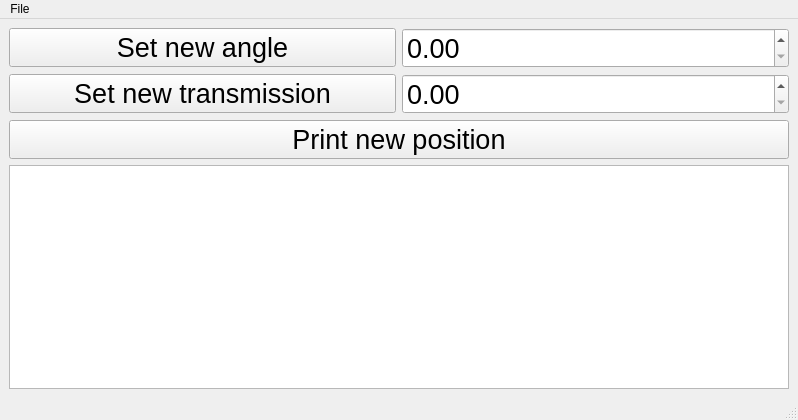
<?xml version="1.0" encoding="UTF-8"?>
<ui version="4.0">
 <class>MainWindow</class>
 <widget class="QMainWindow" name="MainWindow">
  <property name="geometry">
   <rect>
    <x>0</x>
    <y>0</y>
    <width>798</width>
    <height>420</height>
   </rect>
  </property>
  <property name="windowTitle">
   <string>MainWindow</string>
  </property>
  <widget class="QWidget" name="centralwidget">
   <layout class="QGridLayout" name="gridLayout">
    <item row="0" column="0">
     <layout class="QVBoxLayout" name="verticalLayout">
      <item>
       <layout class="QHBoxLayout" name="horizontalLayout">
        <item>
         <widget class="QPushButton" name="pushButton_3">
          <property name="font">
           <font>
            <pointsize>20</pointsize>
           </font>
          </property>
          <property name="text">
           <string>Set new angle</string>
          </property>
         </widget>
        </item>
        <item>
         <widget class="QDoubleSpinBox" name="doubleSpinBox">
          <property name="font">
           <font>
            <pointsize>20</pointsize>
           </font>
          </property>
         </widget>
        </item>
       </layout>
      </item>
      <item>
       <layout class="QHBoxLayout" name="horizontalLayout">
        <item>
         <widget class="QPushButton" name="pushButton_2">
          <property name="font">
           <font>
            <pointsize>20</pointsize>
           </font>
          </property>
          <property name="text">
           <string>Set new transmission</string>
          </property>
         </widget>
        </item>
        <item>
         <widget class="QDoubleSpinBox" name="doubleSpinBox2">
          <property name="font">
           <font>
            <pointsize>20</pointsize>
           </font>
          </property>
         </widget>
        </item>
       </layout>
      </item>
      <item>
       <widget class="QPushButton" name="pushButton">
        <property name="font">
         <font>
          <pointsize>20</pointsize>
         </font>
        </property>
        <property name="text">
         <string>Print new position</string>
        </property>
       </widget>
      </item>
      <item>
       <widget class="QPlainTextEdit" name="plainTextEdit">
        <property name="font">
         <font>
          <pointsize>12</pointsize>
         </font>
        </property>
       </widget>
      </item>
     </layout>
    </item>
   </layout>
  </widget>
  <widget class="QMenuBar" name="menubar">
   <property name="geometry">
    <rect>
     <x>0</x>
     <y>0</y>
     <width>798</width>
     <height>22</height>
    </rect>
   </property>
   <widget class="QMenu" name="menuExit">
    <property name="title">
     <string>File</string>
    </property>
    <addaction name="actionQuit"/>
   </widget>
   <addaction name="menuExit"/>
  </widget>
  <widget class="QStatusBar" name="statusbar"/>
  <action name="actionQuit">
   <property name="text">
    <string>Quit</string>
   </property>
  </action>
 </widget>
 <resources/>
 <connections>
  <connection>
   <sender>actionQuit</sender>
   <signal>triggered()</signal>
   <receiver>MainWindow</receiver>
   <slot>close()</slot>
   <hints>
    <hint type="sourcelabel">
     <x>-1</x>
     <y>-1</y>
    </hint>
    <hint type="destinationlabel">
     <x>399</x>
     <y>299</y>
    </hint>
   </hints>
  </connection>
  <connection>
   <sender>pushButton_3</sender>
   <signal>clicked()</signal>
   <receiver>MainWindow</receiver>
   <slot>set_new_angle_button()</slot>
   <hints>
    <hint type="sourcelabel">
     <x>335</x>
     <y>76</y>
    </hint>
    <hint type="destinationlabel">
     <x>348</x>
     <y>26</y>
    </hint>
   </hints>
  </connection>
  <connection>
   <sender>pushButton_2</sender>
   <signal>clicked()</signal>
   <receiver>MainWindow</receiver>
   <slot>set_new_transmission_button()</slot>
   <hints>
    <hint type="sourcelabel">
     <x>335</x>
     <y>56</y>
    </hint>
    <hint type="destinationlabel">
     <x>348</x>
     <y>26</y>
    </hint>
   </hints>
  </connection>
  <connection>
   <sender>pushButton</sender>
   <signal>clicked()</signal>
   <receiver>MainWindow</receiver>
   <slot>print_new_position_button()</slot>
   <hints>
    <hint type="sourcelabel">
     <x>178</x>
     <y>127</y>
    </hint>
    <hint type="destinationlabel">
     <x>794</x>
     <y>99</y>
    </hint>
   </hints>
  </connection>
 </connections>
 <slots>
  <slot>print_new_position_button()</slot>
  <slot>set_new_transmission_button()</slot>
  <slot>set_new_angle_button()</slot>
 </slots>
</ui>
